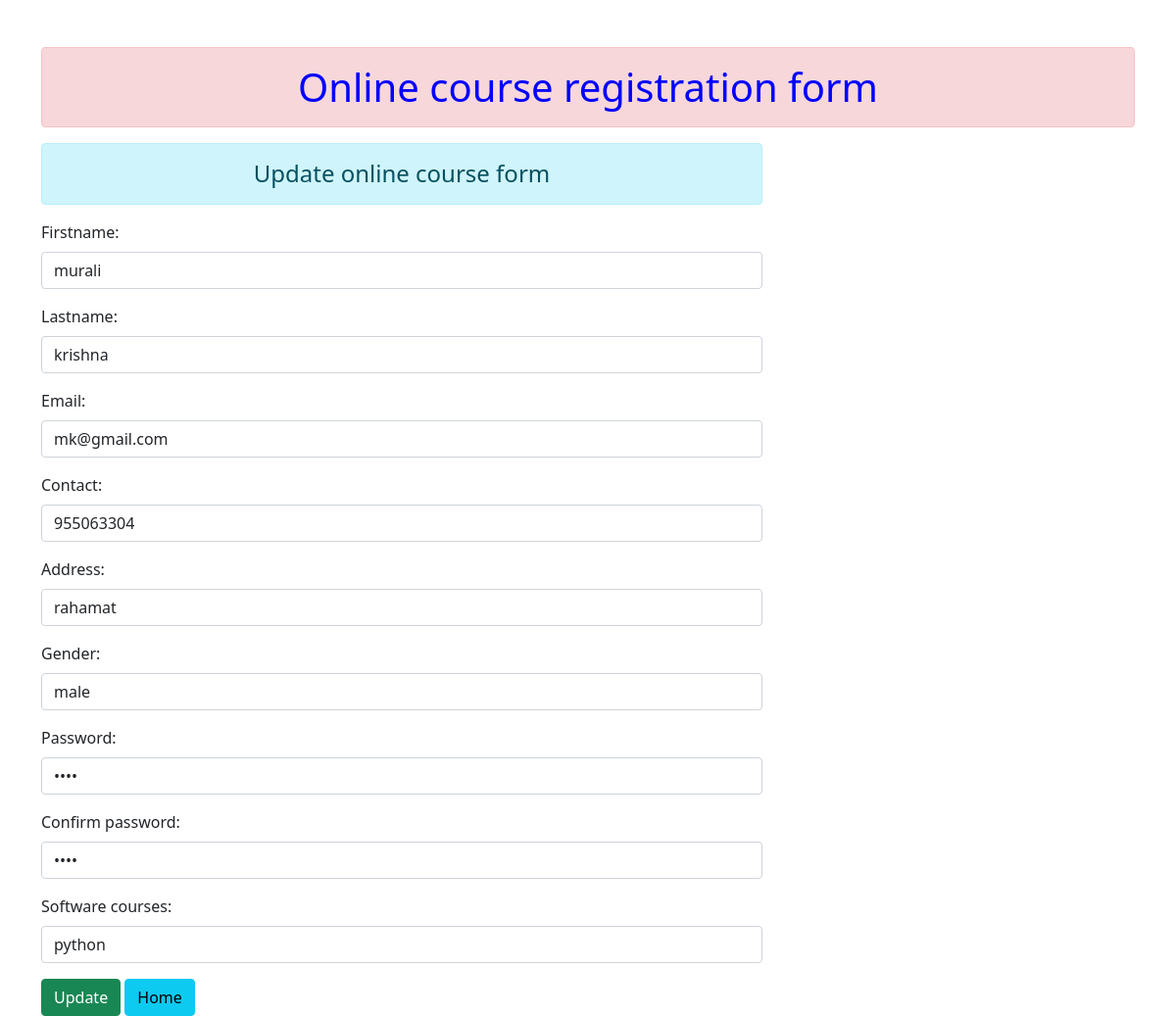
Page /7/ on the committed database.
### oncourseapp/models.py (models this page shows)
class online(models.Model):
    Firstname = models.CharField(max_length=50)
    Lastname = models.CharField(max_length=50)
    Email = models.EmailField(max_length=50)
    Contact= models.IntegerField()
    Address=models.CharField(max_length=50)
    Gender=models.CharField(max_length=50)
    Password=models.CharField(max_length=50)
    Confirm_password=models.CharField(max_length=50)
    Software_courses=models.CharField(max_length=50)

### oncourseapp/views.py (the view)
# urls.py: path('<int:id>/',views.update_data,name='updatedata'),
def update_data(request,id):
    if request.method == "POST":
        pi=online.objects.get(pk=id)
        fm=onlineform(request.POST,instance=pi)
        if fm.is_valid():
            fm.save()
            messages.success(request, 'You have update successfully')
    else:
        pi=online.objects.get(pk=id)
        fm=onlineform(instance=pi)
    return render(request,'updateonline.html', {'form': fm})

### oncourseapp/forms.py
class onlineform(forms.ModelForm):
    class Meta:
        model = online
        fields = ['Firstname','Lastname','Email','Contact','Address','Gender','Password','Confirm_password','Software_courses']
        widgets={
            'Firstname':forms.TextInput(attrs={'class':'form-control'}),
            'Lastname': forms.TextInput(attrs={'class': 'form-control'}),
            'Email': forms.EmailInput(attrs={'class': 'form-control'}),
            'Contact': forms.NumberInput(attrs={'class': 'form-control'}),
            'Address': forms.TextInput(attrs={'class': 'form-control'}),
            'Gender': forms.TextInput(attrs={'class': 'form-control'}),
            'Password': forms.PasswordInput(render_value=True,attrs={'class': 'form-control'}),
            'Confirm_password': forms.PasswordInput(render_value=True,attrs={'class': 'form-control'}),
            'Software_courses': forms.TextInput(attrs={'class': 'form-control'}),
        }

### templates/updateonline.html (shortened to what this page needs)
<!DOCTYPE html>
{% extends 'base.html' %}
{% load static %}
{% block content %}
<html lang="en">
<head>
    <link href="https://cdn.jsdelivr.net/npm/bootstrap@5.0.2/dist/css/bootstrap.min.css" rel="stylesheet">
</head>
<body>
<div class="container">
  <div class="row ">
    <div class="col-sm-8 align="center">
        <h4 class="text-center alert alert-info"> Update online course form </h4>
             <form action="" method="POST">
                    <table>
                      {{form.as_p}}
                    </table>
                 <input type="submit" class="btn btn-success" value="Update">
                 <a href="{% url 'oncoursehtml'%}" class="btn btn-info">Home</a>
             </form>
    </div>
   </div>
</div>
</body>
</html>
{% endblock %}

### rows in the picture
online: Firstname "murali", Lastname "krishna", Email "mk@gmail.com", Contact "955063304", Address "rahamat", Gender "male", Software_courses "python"
